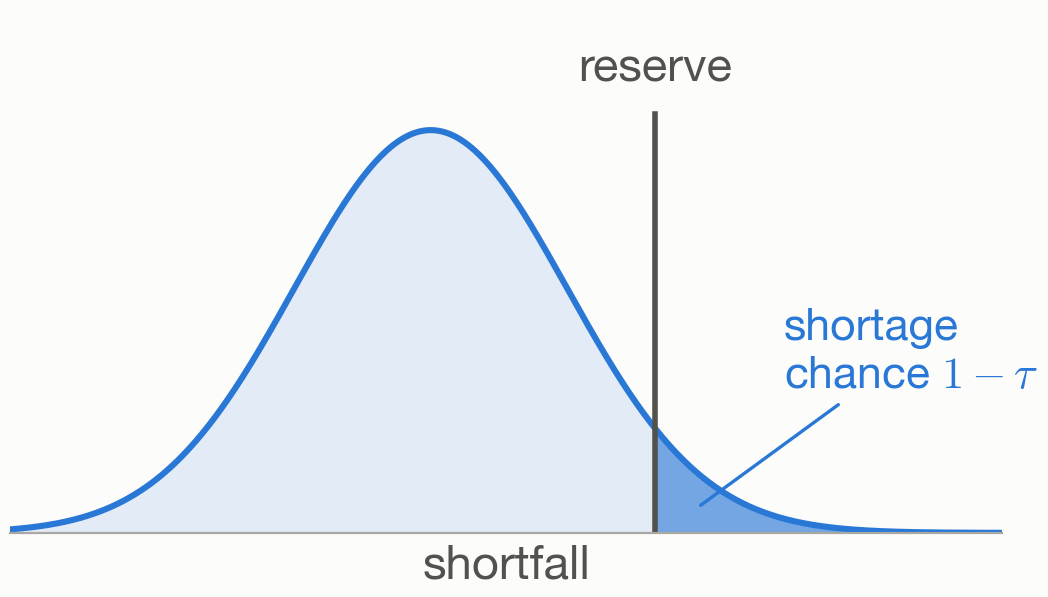

Here is the Python script that generated this plot:
"""The best reserve is a quantile of the predicted shortfall.

Run: python 20_reserve.py  (requires numpy, scipy, matplotlib)
"""

import matplotlib.pyplot as plt
import numpy as np

from common import INK2, MODEL, POINT, SURFACE, save, setup_style
from reserve import model_pdf, model_quantile

TAU = 0.95

ys = np.linspace(-3.5, 5, 600)
py = model_pdf(ys)
r = model_quantile(TAU)

setup_style()
fig, ax = plt.subplots(figsize=(6.4, 3.4), facecolor=SURFACE)
ax.set_facecolor(SURFACE)
ax.fill_between(ys, 0, py, color=MODEL, alpha=0.12, lw=0)
ax.fill_between(ys[ys >= r], 0, py[ys >= r], color=MODEL, alpha=0.6, lw=0)
ax.plot(ys, py, color=MODEL, lw=2.2)
ax.axvline(r, ymax=0.8, color=INK2, lw=2)

ax.text(r, py.max() * 1.1, "reserve", color=INK2, fontsize=17, ha="center", va="bottom")
ax.annotate("shortage\nchance $1 - \\tau$", xy=(r + 0.35, model_pdf(r + 0.35) * 0.4),
            xytext=(r + 1.1, py.max() * 0.45), color=MODEL, fontsize=16, ha="left",
            va="center", arrowprops=dict(arrowstyle="-", color=MODEL, lw=1.2))

ax.set_xlim(ys[0], ys[-1])
ax.set_ylim(0, py.max() * 1.3)
ax.set_xlabel("shortfall", fontsize=17, color=INK2)
ax.set_xticks([])
ax.set_yticks([])
for side in ("top", "right", "left"):
    ax.spines[side].set_visible(False)
ax.spines["bottom"].set_color(POINT)

save(fig, __file__)
